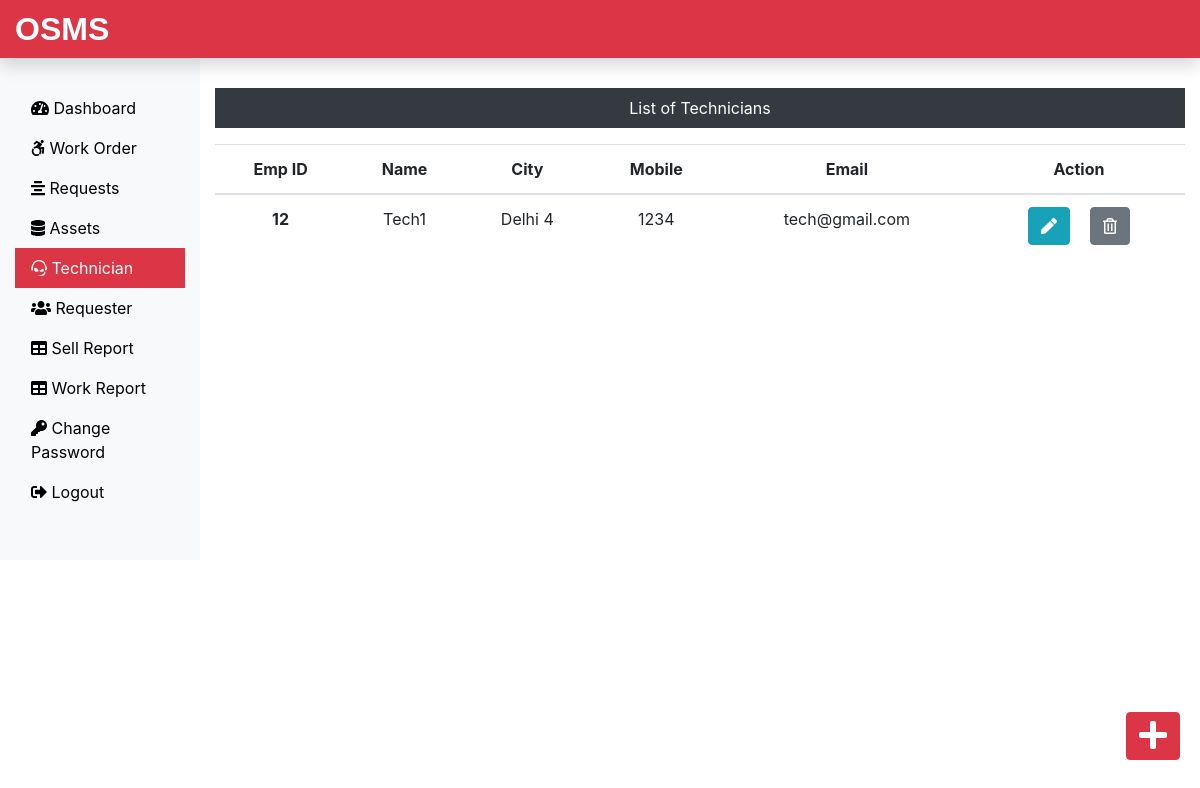
Screenshot of /Admin/technician.php (signed in) with the database file from the repository.
### tables this page shows
CREATE TABLE `technician_tb` (
  `empid` int(11) NOT NULL,
  `empName` varchar(60) NOT NULL,
  `empCity` varchar(60) NOT NULL,
  `empMobile` bigint(11) NOT NULL,
  `empEmail` varchar(60) NOT NULL
);

### Admin/technician.php (the view, shortened to what this page needs)
<?php
include('includes/header.php');
include('../dbConnection.php');
?>
<div class="col-sm-9 col-md-10 mt-5 text-center">
  <p class=" bg-dark text-white p-2">List of Technicians</p>
  <?php
    $sql = "SELECT * FROM technician_tb";
    $result = $conn->query($sql);
    if($result->num_rows > 0){
 echo '<table class="table">
  <thead>
   <tr>
    <th scope="col">Emp ID</th>
    <th scope="col">Name</th>
    <th scope="col">City</th>
    <th scope="col">Mobile</th>
    <th scope="col">Email</th>
    <th scope="col">Action</th>
   </tr>
  </thead>
  <tbody>';
  while($row = $result->fetch_assoc()){
   echo '<tr>';
    echo '<th scope="row">'.$row["empid"].'</th>';
    echo '<td>'. $row["empName"].'</td>';
    echo '<td>'.$row["empCity"].'</td>';
    echo '<td>'.$row["empMobile"].'</td>';
    echo '<td>'.$row["empEmail"].'</td>';
    echo '<td><form action="editemp.php" method="POST" class="d-inline"> <input type="hidden" name="id" value='. $row["empid"] .'><button type="submit" class="btn btn-info mr-3" name="view" value="View"><i class="fas fa-pen"></i></button></form>  <form action="" method="POST" class="d-inline"><input type="hidden" name="id" value='. $row["empid"] .'><button type="submit" class="btn btn-secondary" name="delete" value="Delete"><i class="far fa-trash-alt"></i></button></form></td>
   </tr>';
  }
 echo '</tbody>
 </table>';
} else {
  echo "0 Result";
}
?>
</div>
</div>
<div><a class="btn btn-danger box" href="insertemp.php"><i class="fas fa-plus fa-2x"></i></a>
</div>
</div>
<?php
include('includes/footer.php');
?>

### css/custom.css (style rules this page uses)
a { color: black; }
.box { position: fixed; bottom: 10px; right: 20px; margin-bottom: 30px; }

### rows the page displays
technician_tb: empid "12", empName "Tech1", empCity "Delhi 4", empMobile "1234", empEmail "tech@gmail.com"
